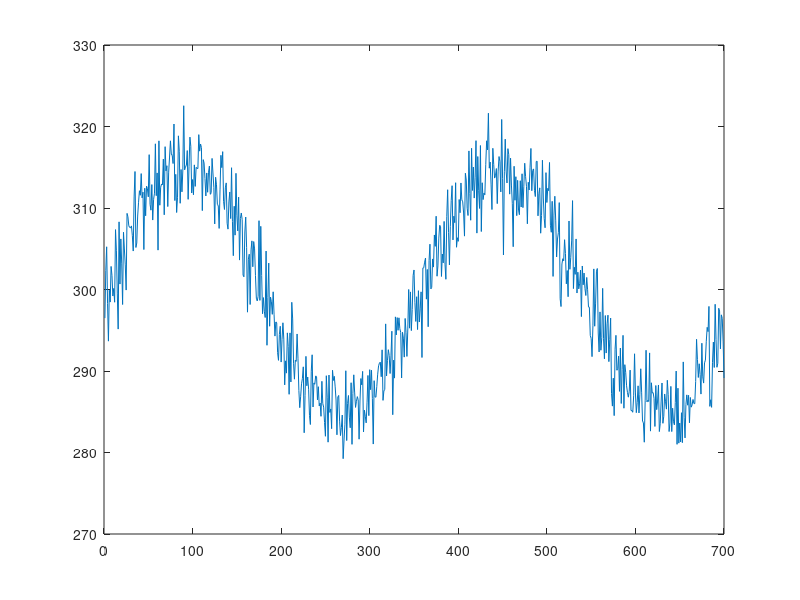

This chart was generated by the following MATLAB code: (Note: this script raises an error after producing the figure.)
%% |standardize| documentation
% |standardize| removes the mean of a variable and scales it such that its
% standard deviation is 1. This operation is sometimes known as "centering
% and scaling". 
% 
% <CDT_Contents.html Back to Climate Data Tools Contents>.
%% Syntax
% 
%  Xs = standardize(X) 
%  Xs = standardize(...,dim)
%  Xs = standardize(...,nanflag) 
%  Xs = standardize(...,'weighting',w)
%  [Xs,mu] = standardize(...)
%  
%% Description 
% 
% |Xs = standardize(X)| subtracts the mean of |X| from |X|, then divides by the 
% standard deviation of |X|. 
% 
% |Xs = standardize(...,dim)| specifies a dimension along which to operate.
% Standardization is along the first nonsingleton dimension by default.
% 
% |Xs = standardize(...,nanflag)| specifies whether to include or omit |NaN| values from the 
% calculation for any of the previous syntaxes. |standardize(X,'includenan')| includes 
% all NaN values in the calculation while |standardize(X,'omitnan')| ignores
% them. Default behavior is |'includenan'|. 
% 
% |Xs = standardize(...,'weighting',w)| specifies a weighting scheme |w| for the  
% calculation of the standard deviation. When w = 0 (default), S is normalized by N-1.
% When |w| = 1, S is normalized by the number of observations, N. |w| also can be a
% weight vector containing nonnegative elements. In this case, the length
% of |w| must equal the length of the dimension over which std is operating. 
% 
% |[Xs,mu] = standardize(...)| returns mu mean and standard deviation of X.
% If |X| is a vector, |mu(1)| is the mean of |X| and |mu(2)| is the standard
% deviation of |X|. If |X| is multidimensional, the mean is the first entry
% in the direction of operation and std is the second entry. In other
% words, if |X| is three dimensional and is standardized alnog the third
% dimension, |mu(:,:,1)| is the mean and |mu(:,:,2)| is the standard deviation
% of |X|. 
% 
%% Example 1: 1D time series
% Here's a time series: 

x = 1:700; 
y = 15*sind(x)+3*randn(size(x))+300; 

plot(x,y) 

%% 
% In the figure above, you can see that the mean of |y| is about 300 and the 
% standard deviation is about 10. Standardize |y| like this: 

ys = standardize(y); 

plot(x,ys)

%% 
% Now the signal oscillates around 0 and its standard deviation is 1. 

%% Example 2: 1D time series with a trend
% What if your time series has a trend in it? Like this: 

x = 1:1080; 
y = 15*sind(x)+3*randn(size(x))+300 +x/5; 

plot(x,y)

%% 
% It's important to note that standardizing and then detrending does not
% produce the same result as detrending and then standardizing. Here's the
% difference: 

% standardize y: 
ys = standardize(y); 

% detrend the standardized y: 
ysd = detrend(ys); 

plot(x,ysd) 
legend('standardized then detrended')

%% 

yd = detrend(y); 

yds = standardize(yd); 

hold on
plot(x,yds) 
legend('standardized then detrended',...
   'detrended then standardized')

%% 
% The end results, |ysd| and |yds| both have mean values of 0, but the
% standard deviation of |ysd| is smaller than 1 because it was detrended 
% after standardization. 

%% Example 3: 
% Consider this sample sea surface temperature dataset that is 60x55x802 in
% size. Begin by plotting the mean and standard deviation of the
% raw sst dataset: 

load pacific_sst 


figure
subplot(1,2,1) 
imagescn(lon,lat,mean(sst,3))
cmocean thermal
cb(1) = colorbar('location','northoutside'); 
xlabel(cb(1),'mean sst (\circC)')

subplot(1,2,2) 
imagescn(lon,lat,std(sst,[],3))
cmocean amp
cb(2) = colorbar('location','northoutside'); 
xlabel(cb(2),'\sigma sst (\circC)')

%% 
% The maps above show about what we'd expect: On average it's warm close
% to the equator and cooler toward the poles. The North American Great
% Lakes, which are quite chilly on average, have the greatest sst
% variability because they freeze in winter but warm up nicely in the
% summer. 
% 
% If you want to center and scale this SST dataset, 

% Standardize sst along dimension 3:
sst_s = standardize(sst,3); 

figure
subplot(1,2,1) 
imagescn(lon,lat,mean(sst_s,3))
cmocean thermal
cb(1) = colorbar('location','northoutside'); 
xlabel(cb(1),'mean sst (\circC)')

subplot(1,2,2) 
imagescn(lon,lat,std(sst_s,[],3))
cmocean amp
cb(2) = colorbar('location','northoutside'); 
xlabel(cb(2),'\sigma sst (\circC)')

%% 
% The plot above on the left shows that the mean of the sst after it has been 
% centered and scaled is just numerical noise. That's a characteristic
% noise pattern that should always encourage you to check the scientific 
% notation on the colorbar axes. 
% 
% And on the right, the standard deviation is 1 everywhere. That's because
% that's exactly what we set it to be with |standardize|.

%% Author Info
% This function is part of the <http://www.github.com/chadagreene/CDT Climate Data Toolbox for Matlab>.
% The function and supporting documentation were written by Chad A. Greene
% of the University of Texas at Austin. 